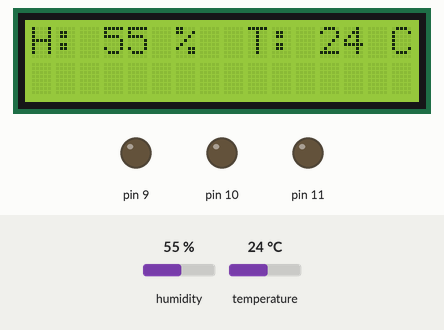
Bench run of a sketch on a simulated Arduino Mega 2560, built with avr-gcc and run on an emulated ATmega2560. Parts: 16×2 character LCD, output pins drawn as LEDs (lit = HIGH). The test bench sets the inputs (shaded band); at power-on: humidity 55 %, temperature 24 °C. What the sketch prints to the serial monitor is not drawn.

Above: at 1.2 s.
1.3 s: humidity set to 22 %
At 10.5 s:
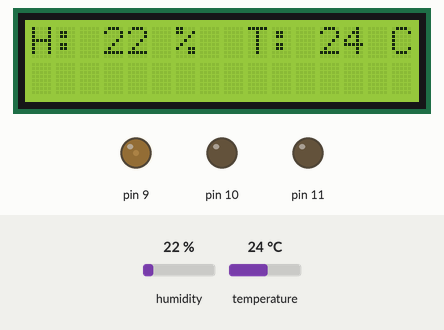
13.7 s: temperature set to 12 °C
At 19.4 s:
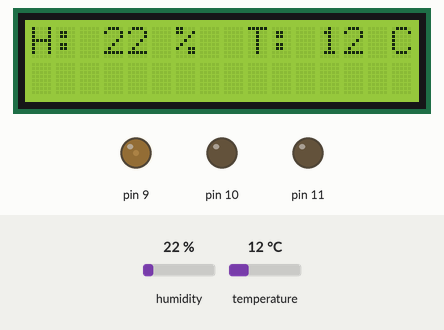
28.8 s: humidity set to 40 %
At 37.4 s:
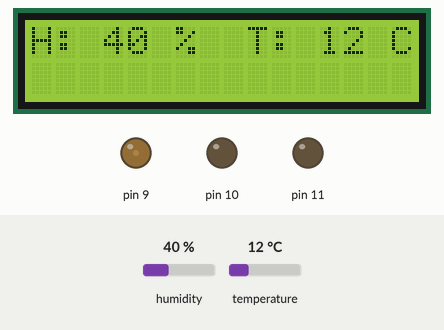
40.9 s: temperature set to 19 °C
At 46.3 s:
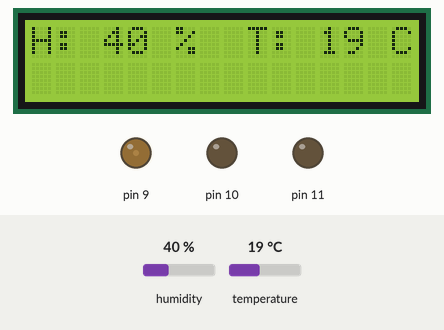
Timing chart, 0 to 47.8 s (numbered marks = the images above; inputs shaded):
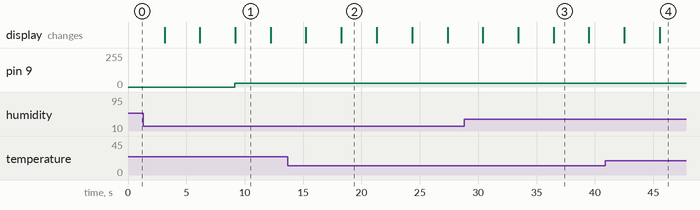

Measured:
- what the display in image 1 shows lasts 3.0 s, from 9.2 s to 12.2 s

The sketch:

meterproject.ino
```cpp
//1602 LCD 세팅
#include <Wire.h>
#include <LiquidCrystal_I2C.h>               // LCD 라이브러리 포함
LiquidCrystal_I2C lcd(0x27, 16, 2);

//DHT11 온습도센서 세팅
#include "DHT.h"                // DHT11 라이브러리 포함
#define DHTPIN 8                // DHT11 연결핀
#define DHTTYPE DHT11
DHT dht(DHTPIN, DHTTYPE);

//먼지센서 세팅
#include <SoftwareSerial.h>
SoftwareSerial Serial1(2, 3);
long pmcf10 = 0;
long pmcf25 = 0;
long pmcf100 = 0;
long pmat10 = 0;
long pmat25 = 0;
long pmat100 = 0;
char buf[50];


void setup() {
  Serial.begin(9600);        // 시리얼 통신 시작
  Serial1.begin(9600);
  dht.begin();
  lcd.begin();           // 16x2 LCD 선언
}

void loop() {
  //먼지센서 코드
  int count = 0;
  unsigned char c;
  unsigned char high;

  while (Serial1.available()) {
    c = Serial1.read();           //RX, TX 통신을 통한 값을 c로 저장
    if ((count == 0 && c != 0x42) || (count == 1 && c != 0x4d)) {
      Serial.println("check failed");
      break;
    }
    if (count > 15) {
      Serial.println("complete");
      break;
    }
    else if (count == 4 || count == 6 || count == 8 || count == 10 || count == 12 || count == 14) {
      high = c;
    }
    else if (count == 5) {           //pm1.0의 수치값 계산
      pmcf10 = 256 * high + c;
      Serial.print("CF=1, PM1.0=");
      Serial.print(pmcf10);
      Serial.println(" ug/m3");
    }
    else if (count == 7) {         //pm2.5의 수치값 계산
      pmcf25 = 256 * high + c;
      Serial.print("CF=1, PM2.5=");
      Serial.print(pmcf25);
      Serial.println(" ug/m3");
    }
    else if (count == 9) {         //pm 10의 수치값 계산
      pmcf100 = 256 * high + c;
      Serial.print("CF=1, PM10=");
      Serial.print(pmcf100);
      Serial.println(" ug/m3");
    }
    else if (count == 11) {
      pmat10 = 256 * high + c;
      Serial.print("atmosphere, PM1.0=");
      Serial.print(pmat10);
      Serial.println(" ug/m3");
    }
    else if (count == 13) {
      pmat25 = 256 * high + c;
      Serial.print("atmosphere, PM2.5=");
      Serial.print(pmat25);
      Serial.println(" ug/m3");
    }
    else if (count == 15) {
      pmat100 = 256 * high + c;
      Serial.print("atmosphere, PM10=");
      Serial.print(pmat100);
      Serial.println(" ug/m3");
    }
    count++;
  }
  while (Serial1.available()) Serial1.read();
  Serial.println();


  //dht11 온습도센서 코드
  int h = dht.readHumidity();     // 습도 값 구하기
  int t = dht.readTemperature();  // 온도 값 구하기
  Serial.print("Humidity: ");
  Serial.print(h);
  Serial.println(" %\t");
  Serial.print("Temperature: ");
  Serial.print(t);
  Serial.println(" C");

  //1602 LCD 모듈 코드
  lcd.clear();
  lcd.setCursor(0, 0);
  lcd.print("H: ");
  lcd.print(h);
  lcd.print(" %  ");
  lcd.print("T: ");
  lcd.print(t);
  lcd.print(" C");
  delay(3000);
  lcd.clear();
  lcd.setCursor(0, 0);
  lcd.print("Dust Sensing");
  lcd.setCursor(0, 1);
  lcd.print("PM10: ");
  lcd.print(pmcf100);
  lcd.print("ug");
  delay(3000);
  lcd.clear();
  lcd.setCursor(0, 0);
  lcd.print("PM2.5: ");
  lcd.print(pmcf25);
  lcd.print("ug");
  lcd.setCursor(0, 1);
  lcd.print("PM1.0: ");
  lcd.print(pmcf10);
  lcd.print("ug");
  delay(3000);


  //RGB LED 모듈 코드
  if (pmcf25 < 35) {                 // 좋음
    analogWrite(9, 30);
    analogWrite(10, 0);
    analogWrite(11, 0);
  }
  if (pmcf25 > 35 & pmcf25 < 75) {    // 나쁨
    analogWrite(9, 0);
    analogWrite(10, 30);
    analogWrite(11, 0);
  }
  if (pmcf25 > 75) {                // 매우나쁨
    analogWrite(9, 0);
    analogWrite(10, 0);
    analogWrite(11, 30);
  }
}
```
